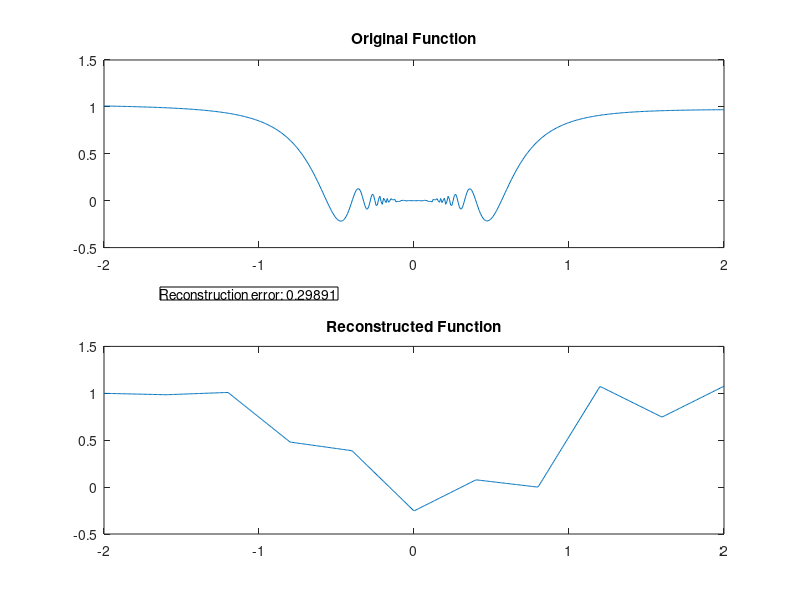

Here is the MATLAB script that generated this plot:
% Parameters
N = 500; % Number of sample points
a = 2; % Example constant for the function f(x)

% Define the function f as a column vector in the interval [-2, 2]
x = linspace(-2, 2, N)'; 

% Define the function with handling for x = 0 to avoid division by zero
f = (x.^a .* sin(x.^-a)) ./ exp(0.01 * x);
f(x == 0) = 0; % Define the function at x = 0

% Define the custom frame matrix
frame_matrix = 10^-2 * [ -17.7  0       0       0       0       0       0       0       17.7;
               0    -25      0       0       0       0       0       25      0;
               0     0     -17.7     0       0       0       17.7    0       0;
               0     0       0     -25       0       25      0       0       0;
               0     0       0      -6.63    13.26   -6.63   0       0       0;
               0     0     -11.75    0       23.5    0      -11.75   0       0;
              -12.65 0       0       0       5       0       0       0     -12.65;
               0.002 0.001   0.0003  0.001  -0.008   0.0003  0.001   0.002   0.0003;
              -8.52  0.0288  9.59    0.233  -2.66    0.233   9.59  -8.52    0.0288;
               5.46 -0.939   5.69   -19      17.5   -19      5.69   5.46    -0.939;
               3.39 -21.5    3.4     8.1     13.2    8.1     3.4   -21.5     3.39];

% Ensure the frame matrix has correct dimensions
[frame_rows, frame_cols] = size(frame_matrix);

% Resize the frame matrix to match the length of f if needed
if frame_cols ~= N
    frame_matrix = interp2(1:frame_cols, 1:frame_rows, frame_matrix, ...
        linspace(1, frame_cols, N), linspace(1, frame_rows, N)', 'linear');
end

% Calculate the pseudoinverse of the frame matrix
frame_pseudoinverse = pinv(frame_matrix);

% Project the function f onto the frame matrix
coefficients = frame_pseudoinverse * f;

% Reconstruct the function from the frame matrix
f_reconstructed = frame_matrix * coefficients;

% Calculate the reconstruction error
reconstruction_error = norm(f - f_reconstructed) / norm(f);

% Display the results
disp('Reconstruction error:');
disp(reconstruction_error);

% Plot the original and reconstructed functions
figure;
subplot(2, 1, 1);
plot(x, f);
title('Original Function');
subplot(2, 1, 2);
plot(x, f_reconstructed);
title('Reconstructed Function');

% Add text annotation to display reconstruction error
annotation_text = sprintf('Reconstruction error: %.5f', reconstruction_error);
dim = [0.2 0.5 0.3 0.3]; % Position of the annotation [x y width height]
annotation('textbox', dim, 'String', annotation_text, 'FitBoxToText', 'on', 'BackgroundColor', 'white');
